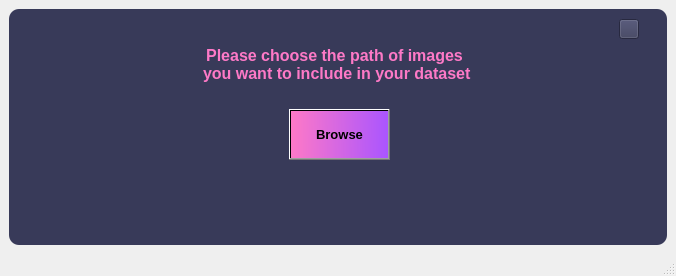
<?xml version="1.0" encoding="UTF-8"?>
<ui version="4.0">
 <class>UploadWindow</class>
 <widget class="QMainWindow" name="UploadWindow">
  <property name="geometry">
   <rect>
    <x>0</x>
    <y>0</y>
    <width>676</width>
    <height>276</height>
   </rect>
  </property>
  <property name="windowTitle">
   <string>MainWindow</string>
  </property>
  <widget class="QWidget" name="centralwidget">
   <layout class="QVBoxLayout" name="verticalLayout">
    <item>
     <widget class="QFrame" name="frame">
      <property name="styleSheet">
       <string notr="true">QFrame {
	background-color: rgb(56,58,89);
	color:rgb(220,220,220);
	border-radius : 10px;
}</string>
      </property>
      <property name="frameShape">
       <enum>QFrame::StyledPanel</enum>
      </property>
      <property name="frameShadow">
       <enum>QFrame::Raised</enum>
      </property>
      <widget class="QLabel" name="label_2">
       <property name="geometry">
        <rect>
         <x>90</x>
         <y>0</y>
         <width>471</width>
         <height>111</height>
        </rect>
       </property>
       <property name="font">
        <font>
         <family>MS Shell Dlg 2</family>
         <pointsize>12</pointsize>
         <weight>75</weight>
         <bold>true</bold>
        </font>
       </property>
       <property name="styleSheet">
        <string notr="true">color:rgb(254,121,199);</string>
       </property>
       <property name="text">
        <string>Please choose the path of images
 you want to include in your dataset</string>
       </property>
       <property name="alignment">
        <set>Qt::AlignCenter</set>
       </property>
      </widget>
      <widget class="QPushButton" name="browse">
       <property name="geometry">
        <rect>
         <x>280</x>
         <y>100</y>
         <width>101</width>
         <height>51</height>
        </rect>
       </property>
       <property name="font">
        <font>
         <family>MS Shell Dlg 2</family>
         <pointsize>10</pointsize>
         <weight>75</weight>
         <bold>true</bold>
        </font>
       </property>
       <property name="styleSheet">
        <string notr="true">background-color: qlineargradient(spread:pad, x1:0, y1:0.5, x2:1, y2:0.506, stop:0 rgba(254, 121, 199, 255), stop:1 rgba(170, 85, 255, 255));</string>
       </property>
       <property name="text">
        <string>Browse</string>
       </property>
      </widget>
      <widget class="QLabel" name="label">
       <property name="geometry">
        <rect>
         <x>140</x>
         <y>190</y>
         <width>281</width>
         <height>21</height>
        </rect>
       </property>
       <property name="font">
        <font>
         <pointsize>10</pointsize>
        </font>
       </property>
       <property name="styleSheet">
        <string notr="true">color: rgb(159, 79, 239);</string>
       </property>
       <property name="text">
        <string/>
       </property>
      </widget>
      <widget class="QPushButton" name="pushButton_4">
       <property name="geometry">
        <rect>
         <x>610</x>
         <y>10</y>
         <width>20</width>
         <height>20</height>
        </rect>
       </property>
       <property name="styleSheet">
        <string notr="true">background-color: rgb(56,58,89);</string>
       </property>
       <property name="text">
        <string/>
       </property>
       <property name="icon">
        <iconset>
         <normaloff>exit2.png</normaloff>exit2.png</iconset>
       </property>
       <property name="iconSize">
        <size>
         <width>20</width>
         <height>20</height>
        </size>
       </property>
      </widget>
     </widget>
    </item>
   </layout>
  </widget>
  <widget class="QStatusBar" name="statusbar"/>
 </widget>
 <resources/>
 <connections/>
</ui>
